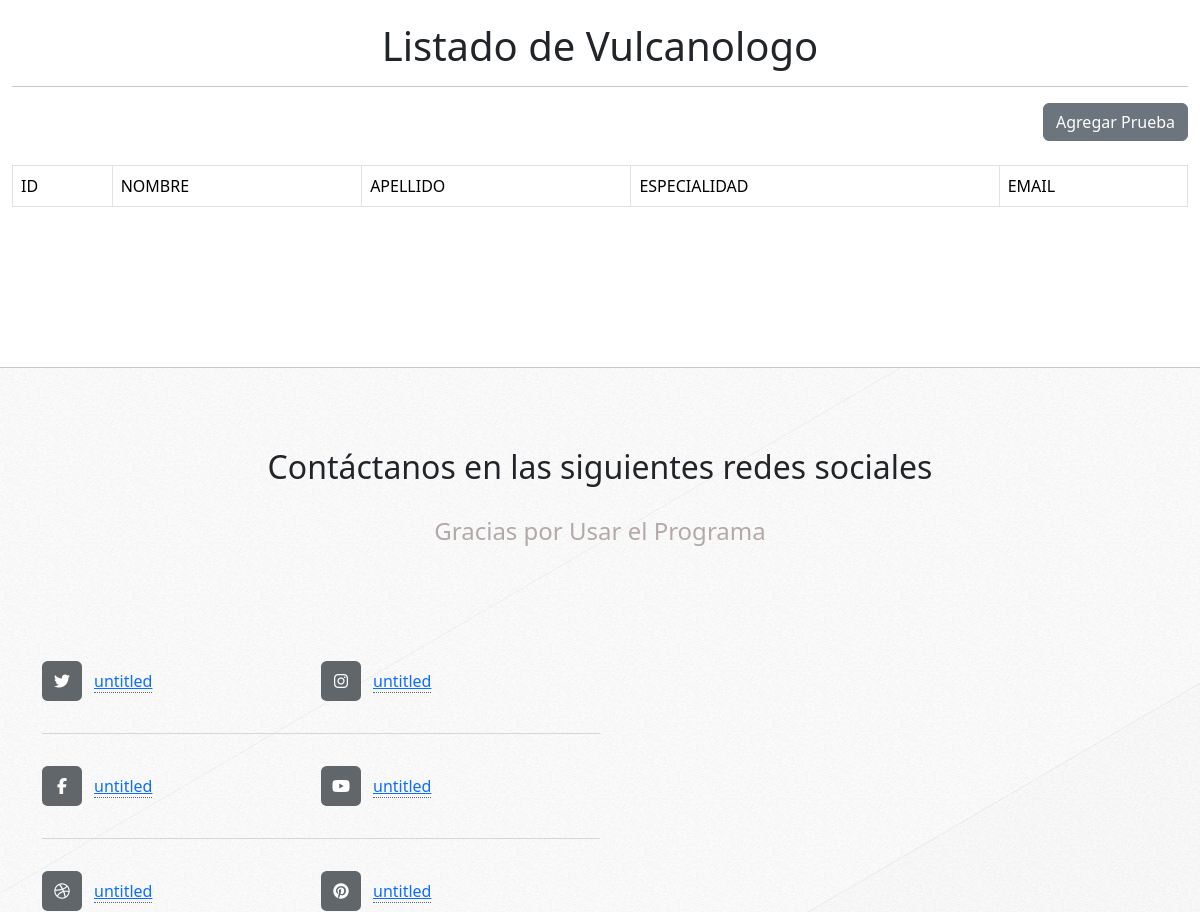
The app's page / (middle part), older data.
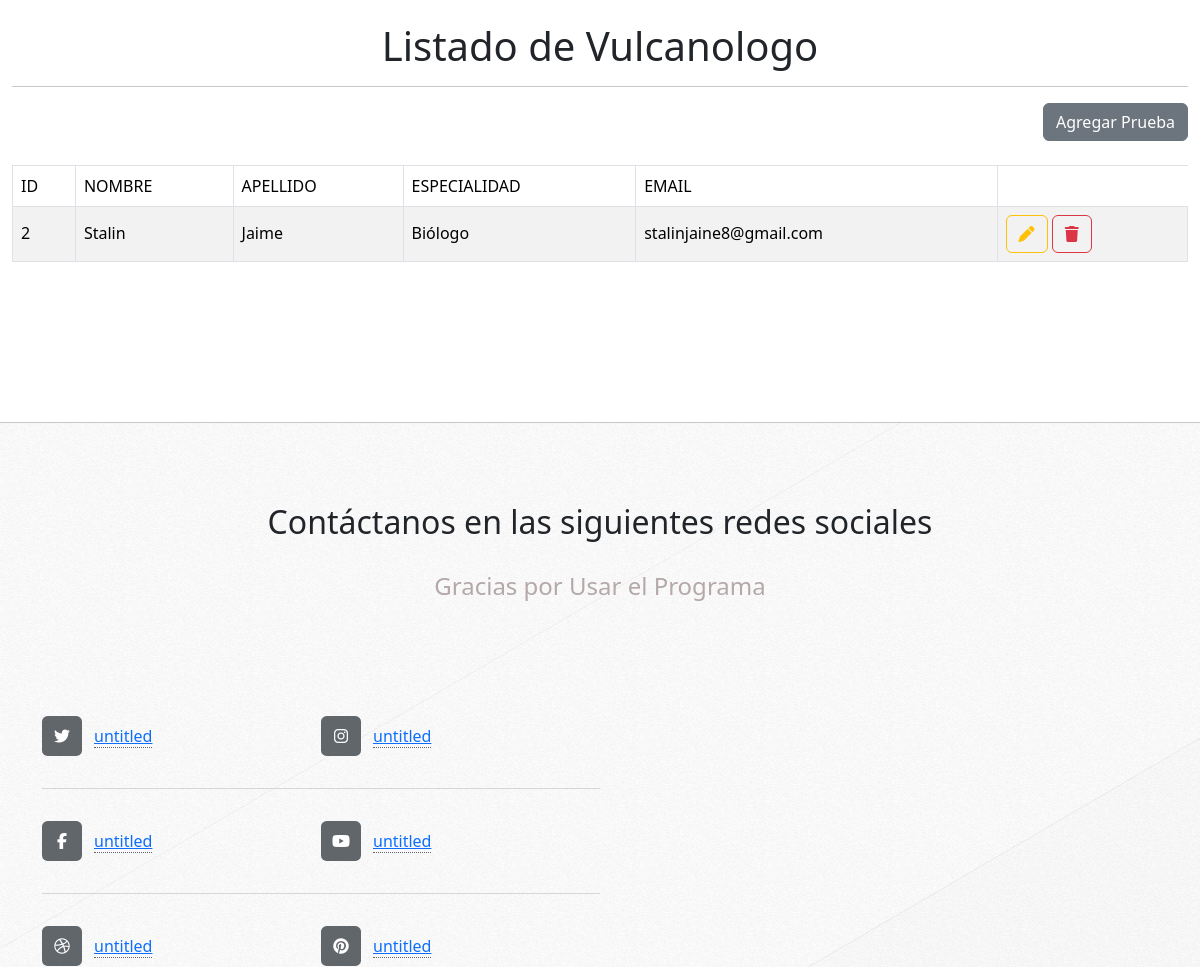
The same page, newer data.
### Aplicaciones/vulcanologo/models.py (models this page shows, shortened)
class vulcanologo(models.Model):
    id = models.AutoField(primary_key=True)
    nombre = models.CharField(max_length=100)
    apellido = models.CharField(max_length=100)
    especialidad = models.CharField(max_length=100)
    email = models.CharField(max_length=100)

### Aplicaciones/vulcanologo/views.py (the view)
# urls.py: path('', views.inicio),
def inicio(request):
    listadovulca = vulcanologo.objects.all()
    return render( request, "inicio.html", {'vulcanologo': listadovulca})

### Aplicaciones/vulcanologo/templates/inicio.html (shortened to what this page needs)
{% extends './plantilla.html' %}
{% block contenido %}
<br>
<h1 class="text-center">Listado de Vulcanologo</h1>
<hr>
<div class="text-end">
    <a href="nuevoVulca" class="btn btn-secondary">
        Agregar Prueba
    </a>
</div>
<br>
<table class="table table-bordered table-striped table-hover">
    <thead>
        <tr>
            <th>ID</th>
            <th>NOMBRE</th>
            <th>APELLIDO</th>
            <th>ESPECIALIDAD</th>
            <th>EMAIL</th>
        </tr>
    </thead>
    <tbody>
        {% for cargoVulca in vulcanologo %}
            <tr>
                <td>{{cargoVulca.id}}</td>
                <td>{{cargoVulca.nombre}}</td>
                <td>{{cargoVulca.apellido}}</td>
                <td>{{cargoVulca.especialidad}}</td>
                <td>{{cargoVulca.email}}</td>
                <td>
                    <a href="editarVulca/{{cargoVulca.id}}" class="btn btn-outline-warning"><i class="fa fa-pen"></i></a>
                    <a href="#"
                    onclick="eliminarVulca('{{cargoVulca.id}}')"
                    class="btn btn-outline-danger">
                        <i class="fa fa-trash"></i>
                    </a>
                </td>
            </tr>
        {% endfor %}
    </tbody>
</table>
<br><br><br><br><br><br>
{% endblock %}

Row changes from the older to the newer data that the page shows:
added vulcanologo: id "2", nombre "Stalin", apellido "Jaime", especialidad "Biólogo", email "stalinjaine8@gmail.com"
